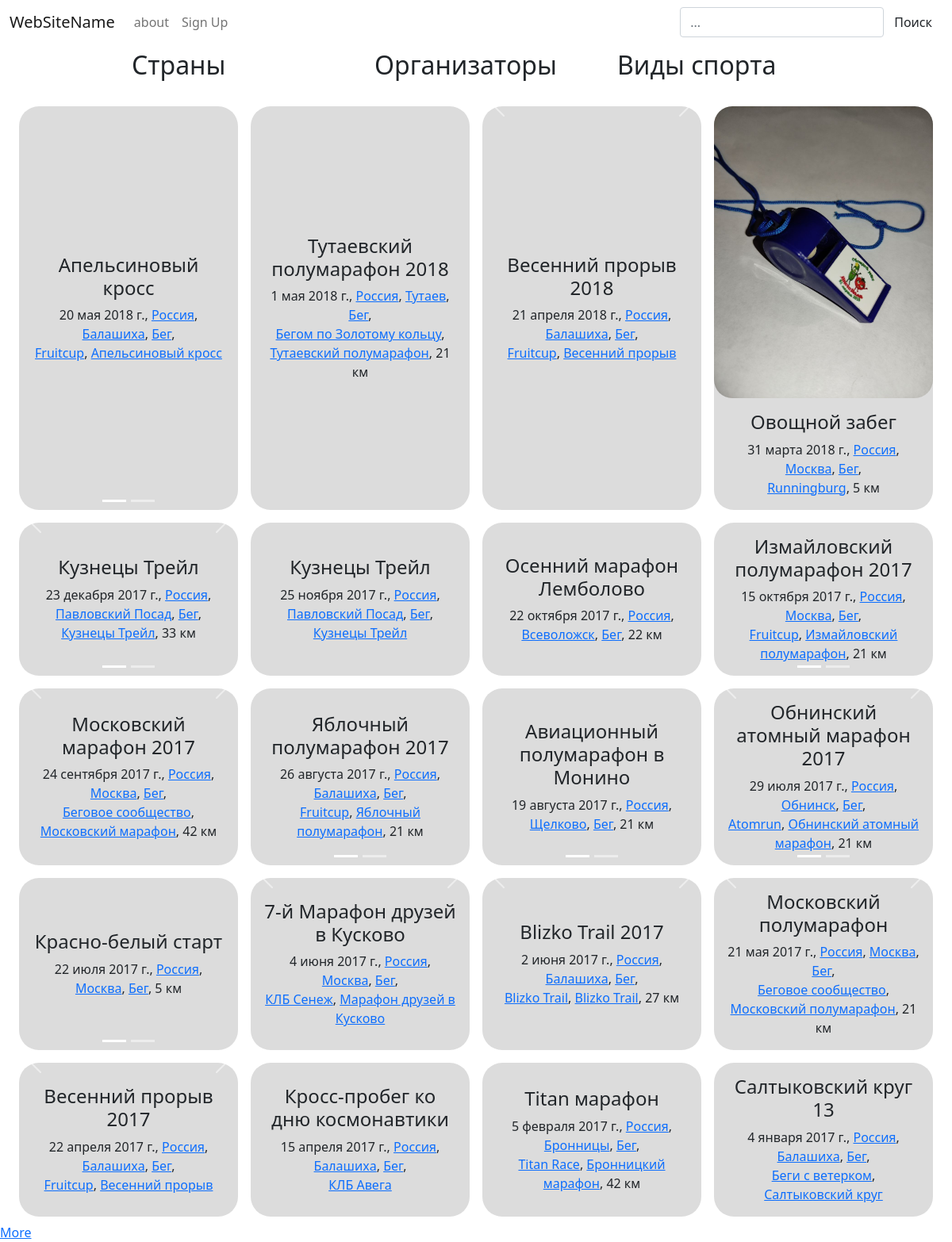
/?page=3, run on an earlier commit of the app's database.
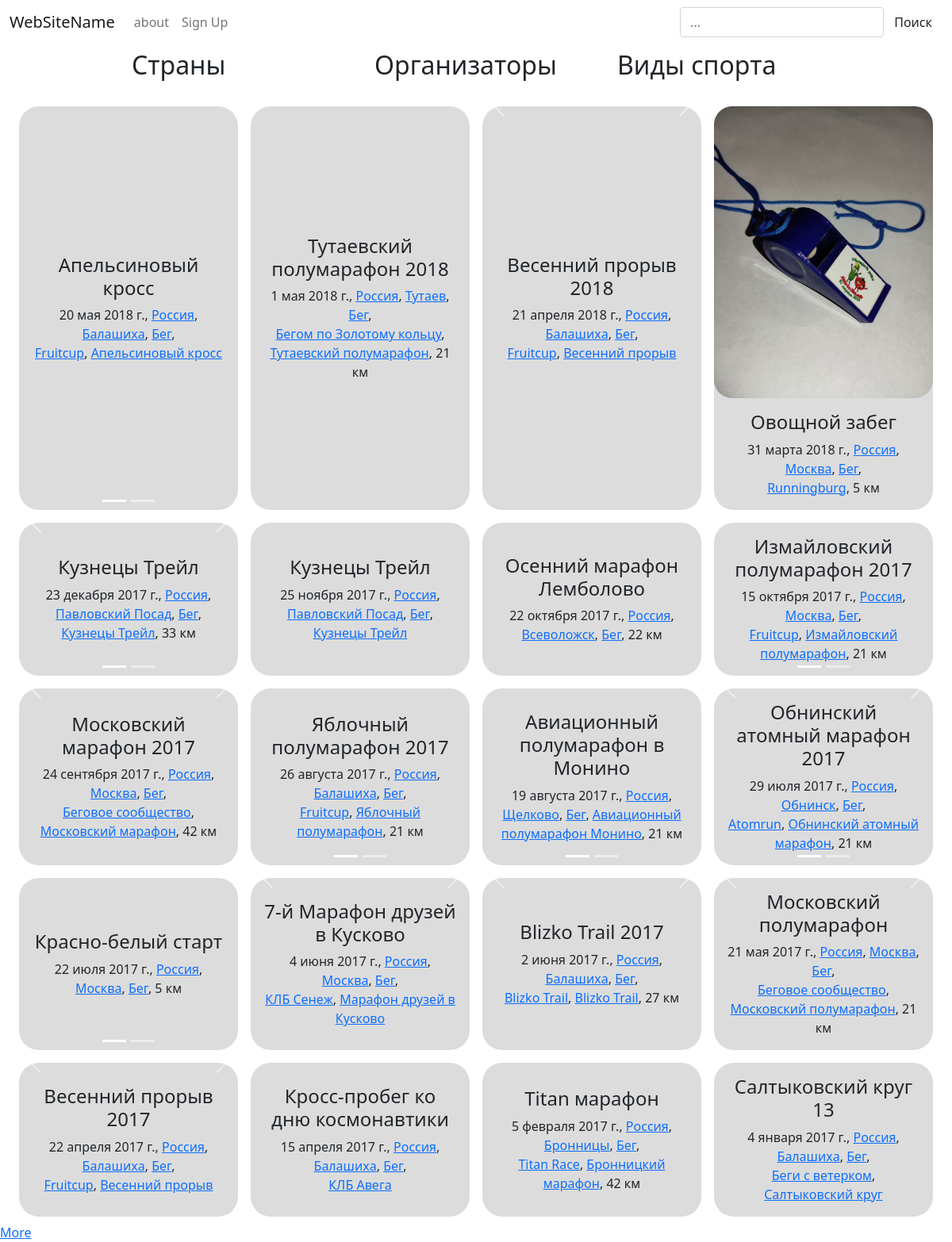
And on a later commit of the database.
### medals/models.py (models this page shows, shortened)
class Medal(models.Model):
    country = models.ForeignKey(Country, on_delete = models.CASCADE)
    region = ChainedForeignKey(
        Region,
        chained_field = "country",
        chained_model_field = "country",
        show_all=False,
        auto_choose=True,
        sort=True,
        blank=True, null=True)
    city = ChainedForeignKey(
        City,
        chained_field = "country",
        chained_model_field = "country",
        show_all=True,
        auto_choose=True,
        sort=True)
    sport = models.ForeignKey(Sport, on_delete = models.CASCADE, to_field='name', default='Бег')
    series = ChainedForeignKey(
        Series,
        chained_field = "org",
        chained_model_field = "org",
        show_all=True,
        auto_choose=False,
        sort=True,
        blank=True, null=True,)
    org = models.ForeignKey(Org, on_delete = models.CASCADE, blank = True, null=True)
    name = models.CharField(max_length = 200)
    date_added = models.DateField(auto_now = True)
    date = models.DateField(auto_now = False)
    distance = models.CharField(blank = True, max_length = 15)
    photo = models.ImageField(upload_to='static/images/medals/')
    photo_second = models.ImageField(blank = True, upload_to='static/images/medals')
    likes = models.IntegerField(default = 0)
    added_by = models.CharField(blank = True, max_length = 200, default='fatum')
    credentials = models.CharField(blank = True, max_length = 200, default='@fa_tum')

class Country(models.Model):
    name = models.CharField(max_length = 200)
    count = models.IntegerField(default = 0)
    flag_path = models.ImageField(blank = True, upload_to='static/images/flags/countries')
    def __str__(self):
        return self.name
    def get_regions(self):
        return self.region_set.all().order_by('-count', 'name')
    def get_cities(self):
        return self.city_set.all().order_by('-count', 'name')

class City(models.Model):
    country = models.ForeignKey(Country, on_delete = models.CASCADE)
    region = ChainedForeignKey(
        Region,
        chained_field = "country",
        chained_model_field = "country",
        show_all=False,
        auto_choose=True,
        sort=True,
        blank=True, null=True,)
    name = models.CharField(max_length = 200)
    count = models.IntegerField(default = 0)
    flag_path = models.ImageField(blank = True, upload_to='static/images/flags/cities')
    def __str__(self):
        return self.name

class Sport(models.Model):
    name = models.CharField(max_length = 200, unique = True)
    count = models.IntegerField(default = 0)
    descriprion = models.TextField(blank = True)
    logo = models.FileField(blank = True, upload_to='static/images/logos/sports')
    def __str__(self):
        return self.name

class Series(models.Model):
    name = models.CharField(max_length = 200)
    org = models.ForeignKey(Org, on_delete = models.CASCADE, blank = True, null=True)
    count = models.IntegerField(default = 0)
    descriprion = models.TextField(blank = True)
    logo = models.FileField(blank = True, upload_to='static/images/logos/series')
    def __str__(self):
        return self.name

### medals/views.py (the view)
# urls.py: path('', views.index, name='index'),
def index(request):
    countries = Country.objects.all().order_by('-count', 'name')
    regions = Region.objects.all().order_by('-count', 'name')
    orgs = Org.objects.exclude(name = "No").order_by('-count', 'name')
    series = Series.objects.filter(Q(org__isnull = True) | Q(org__name = 'No')).order_by('-count', 'name')
    sports = Sport.objects.all().order_by('-count', 'name')
    medals_list = Medal.objects.all().order_by('-date')
    page = request.GET.get('page', 1)
    paginator = Paginator(medals_list, 20)
    try:
        medals = paginator.page(page)
    except PageNotAnInteger:
        medals = paginator.page(1)
    except EmptyPage:
        medals = paginator.page(paginator.num_pages)
    return render(request, 'medals/index.html', context={"countries": countries, "regions": regions, "orgs": orgs, "sports": sports, "medals": medals, "series": series})

### medals/models.py (called while the page is built)
    def get_cities(self):
        return self.city_set.all().order_by('-count', 'name')

    def __str__(self):
        return self.name

    def get_series(self):
        return self.series_set.all().order_by('-count', 'name')

### templates/medals/index.html (shortened to what this page needs)
<!DOCTYPE html>
{% load static %}
<html lang="ru">
  <head>
    <link href="https://cdn.jsdelivr.net/npm/bootstrap@5.1.3/dist/css/bootstrap.min.css" rel="stylesheet">
    <link rel="stylesheet" type="text/css" href="{% static 'styles/style.css' %}">
  </head>
  <body>
    <nav class="navbar navbar-expand-sm navbar-light">
      <div class="container-fluid">
        <a class="navbar-brand" href="#">WebSiteName</a>
        <div class="collapse navbar-collapse" id="mynavbar">
          <ul class="navbar-nav me-auto">
            <li class="nav-item"><a href="О проекте" class="nav-link">about</a></li>
            <li class="nav-item"><a href="Регистрация" class="nav-link">Sign Up</a></li>
          </ul>
          <form class="d-flex" action="{% url 'search' %}" autocomplete="off">
            <input name="q" type="text" class="form-control" placeholder="..." class="form-control me-2">
            <button type="button" class="btn btn-default">Поиск</button>
          </form>
        </div>
      </div>
    </nav>
    <div class="row d-flex justify-content-center">
      <div class="col-sm-3">
        <a class="btn" data-bs-toggle="collapse" href="#collapseCountries"><h2>Страны</h2></a>
      </div>
      <div class="col-sm-3">
        <a class="btn" data-bs-toggle="collapse" href="#collapseOrgs"><h2>Организаторы</h2></a>
      </div>
      <div class="col-sm-3">
        <a class="btn" data-bs-toggle="collapse" href="#collapseSports"><h2>Виды спорта</h2></a>
      </div>
    </div>
    <div class="row d-inline-flex mx-3 mt-1 infinite-container" >
        {% for medal in medals %}
          <div class="col-6 col-sm-4 col-md-3 p-2 d-flex infinite-item">
            <div class="card">
                {% if medal.photo_second %}
                  <div id="carousel-{{medal.id}}" class="carousel slide" data-bs-ride="carousel" data-interval="false">
                    <div class="carousel-indicators">
                      <button type="button" data-bs-target="#carousel-{{medal.id}}" data-bs-slide-to="0" class="active"></button>
                      <button type="button" data-bs-target="#carousel-{{medal.id}}" data-bs-slide-to="1"></button>
                    </div>
                    <button class="carousel-control-prev" type="button" data-bs-target="#carousel-{{medal.id}}" data-bs-slide="prev">
                      <span class="carousel-control-prev-icon"></span>
                    </button>
                    <button class="carousel-control-next" type="button" data-bs-target="#carousel-{{medal.id}}" data-bs-slide="next">
                      <span class="carousel-control-next-icon"></span>
                    </button>
                  </div>
                {% else %}
                  <img class="card-img-top" src="../{{ medal.photo}}" alt="">
                {% endif %}
                <div class="card-body d-flex align-items-center justify-content-center text-center">
                  <div>
                    <h4 class="card-title">{{medal.name}}</h4>
                    <p class="card-text">{{medal.date}}, <a href="country/{{medal.country_id}}">{{medal.country}}</a>, <a href="city/{{medal.city_id}}">{{medal.city}}</a>, <a href="sport/{{medal.sport_id}}">{{medal.sport}}</a>{% if medal.org and medal.org.name != "No" %},<br> <a href="org/{{medal.org_id}}">{{medal.org}}</a>{% endif %}{% if medal.series  %}, <a href="series/{{medal.series_id}}">{{medal.series}}</a>{% endif %}{% if medal.distance %}, {{medal.distance}}{% endif %}</p>
                  </div>
                </div>
            </div>
          </div>
        {% endfor %}
    </div>
    {% if medals.has_next %}
      <a class="infinite-more-link" href="?page={{ medals.next_page_number }}">More</a>
    {% endif %}
  </body>
</html>

What changed in the data, as far as the page shows it:
changed Medal "Авиационный полумарафон в Монино": series_id empty → 54 (drawn); series (not shown) → "Авиационный полумарафон Монино"
